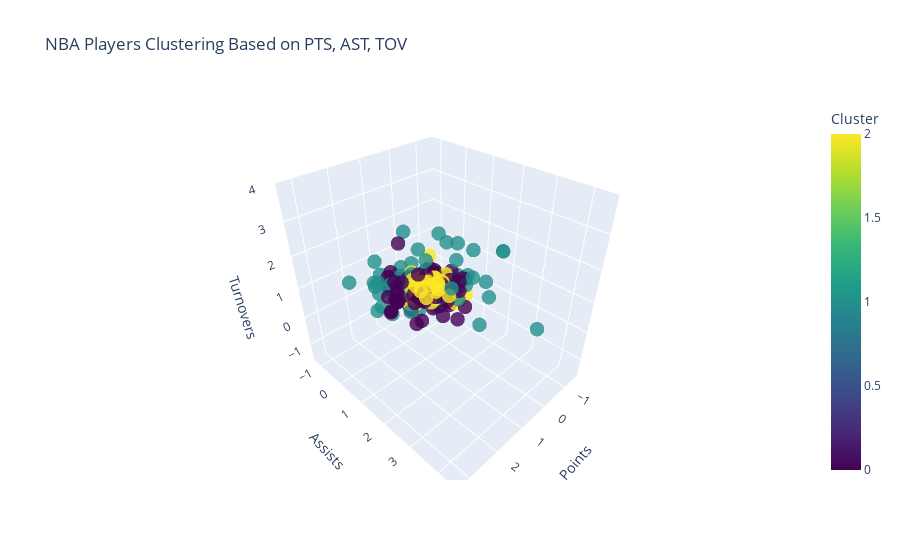

The notebook cell saved with this chart:
### Code cell
import plotly.express as px

# Step 4: 3D plot
fig = px.scatter_3d(
    df_scaled, 
    x='PTS', 
    y='AST', 
    z='TOV', 
    color='Cluster',
    title='NBA Players Clustering Based on PTS, AST, TOV',
    labels={'PTS': 'Points', 'AST': 'Assists', 'TOV': 'Turnovers'},
    color_continuous_scale=px.colors.sequential.Viridis
)
fig.update_traces(marker=dict(size=5, opacity=0.8))
fig.show()

### Figure 1 — Plotly figure (JSON) as saved in the notebook; plotly's stock layout.template omitted (floating-point values rounded to 4 significant figures; data arrays with more than 128 entries replaced by an {"elided": "..."} marker saying what was removed)
{"data": [{"hovertemplate": "Points=%{x}<br>Assists=%{y}<br>Turnovers=%{z}<br>Cluster=%{marker.color}<extra></extra>", "legendgroup": "", "marker": {"color": {"elided": "391 int values"}, "coloraxis": "coloraxis", "opacity": 0.8, "size": 5, "symbol": "circle"}, "mode": "markers", "name": "", "scene": "scene", "showlegend": false, "type": "scatter3d", "x": {"elided": "391 float values"}, "y": {"elided": "391 float values"}, "z": {"elided": "391 float values"}}], "layout": {"coloraxis": {"colorbar": {"title": {"text": "Cluster"}}, "colorscale": [[0, "#440154"], [0.1111, "#482878"], [0.2222, "#3e4989"], [0.3333, "#31688e"], [0.4444, "#26828e"], [0.5556, "#1f9e89"], [0.6667, "#35b779"], [0.7778, "#6ece58"], [0.8889, "#b5de2b"], [1, "#fde725"]]}, "legend": {"tracegroupgap": 0}, "scene": {"domain": {"x": [0, 1], "y": [0, 1]}, "xaxis": {"title": {"text": "Points"}}, "yaxis": {"title": {"text": "Assists"}}, "zaxis": {"title": {"text": "Turnovers"}}}, "title": {"text": "NBA Players Clustering Based on PTS, AST, TOV"}}}
